Frame 1 (no input): blank canvas, image omitted
Frame 60 (the mouse pressed at the canvas centre just before this capture): blank canvas, image omitted
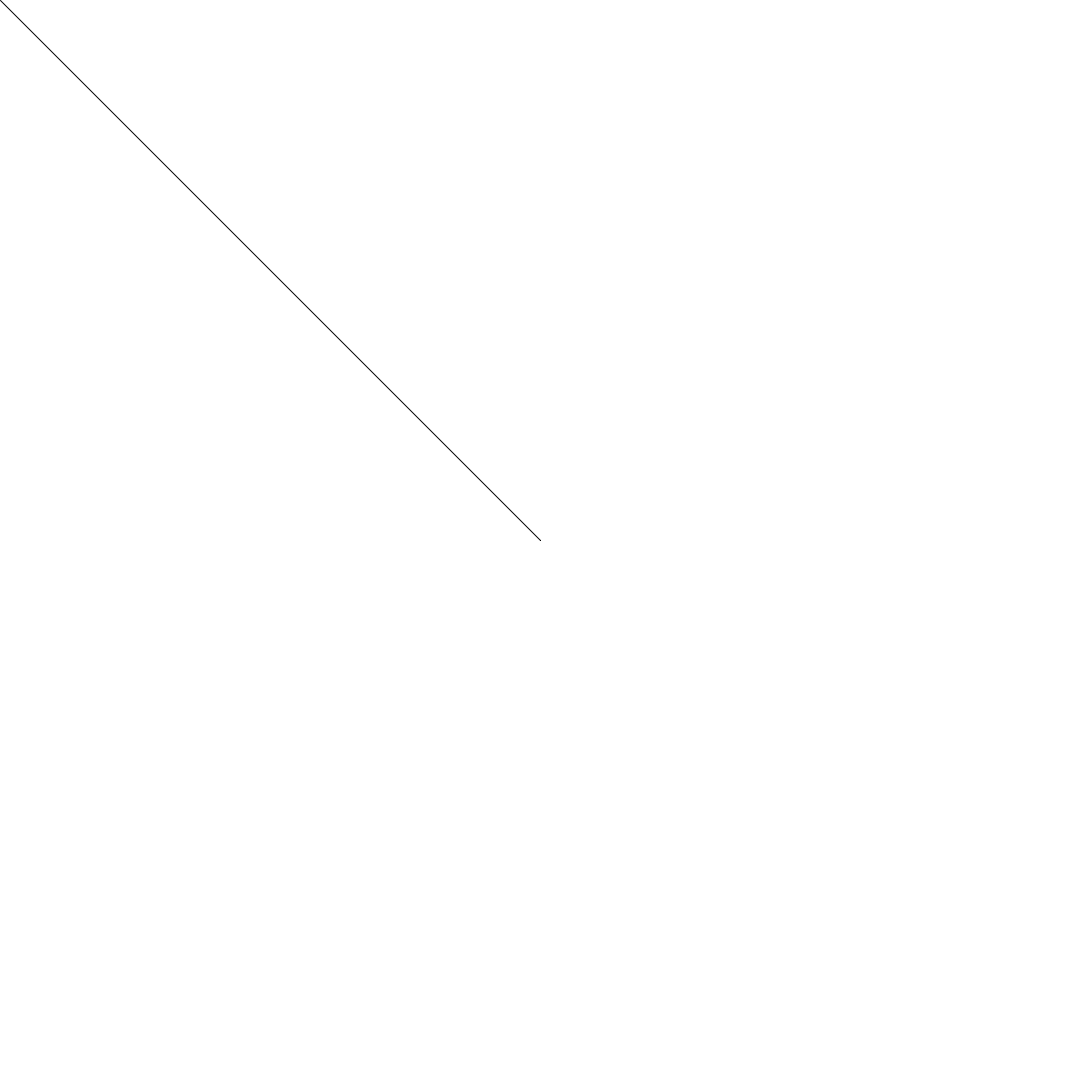
Frame 120 (the mouse held since frame 60 and released just before this capture)

The Processing sketch whose frames 1 and 60 were blank and that drew this single picture after the mouse press (run headless with seeded random() and noise(); from frame 60 on, the mouse is pressed at the canvas centre):

// Processing sketch: week09_alptugan_cheapTricks_01
// ── week09_alptugan_cheapTricks_01.pde
// simple drawing app
void setup() {
    size(1080,1080);
    surface.setLocation(0, 0);
    background(255);
}



void draw() {
  if(mousePressed == true) {
    stroke(0); 
  }else{
    stroke(255);
  }
  
  line(mouseX, mouseY, pmouseX, pmouseY);
}
